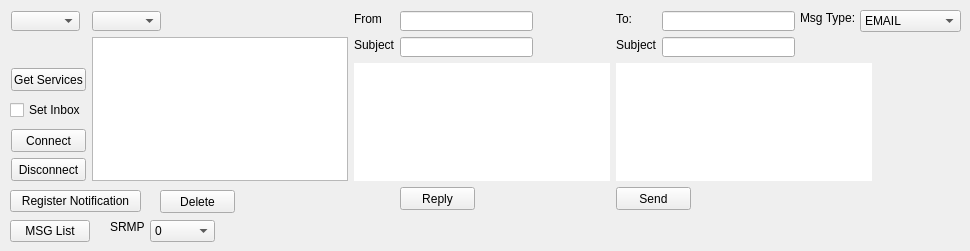
          <widget class="QWidget" name="tabMAPClient">
           <attribute name="title">
            <string>MAP Client</string>
           </attribute>
           <widget class="QComboBox" name="cbMceInstanceList">
            <property name="geometry">
             <rect>
              <x>11</x>
              <y>11</y>
              <width>69</width>
              <height>20</height>
             </rect>
            </property>
           </widget>
           <widget class="QComboBox" name="cbMceFolderList">
            <property name="geometry">
             <rect>
              <x>92</x>
              <y>11</y>
              <width>69</width>
              <height>20</height>
             </rect>
            </property>
           </widget>
           <widget class="QLineEdit" name="edMceFrom">
            <property name="geometry">
             <rect>
              <x>400</x>
              <y>11</y>
              <width>133</width>
              <height>20</height>
             </rect>
            </property>
            <property name="text">
             <string/>
            </property>
            <property name="readOnly">
             <bool>true</bool>
            </property>
           </widget>
           <widget class="QLabel" name="labelMceFrom">
            <property name="geometry">
             <rect>
              <x>354</x>
              <y>11</y>
              <width>28</width>
              <height>16</height>
             </rect>
            </property>
            <property name="text">
             <string>From:</string>
            </property>
           </widget>
           <widget class="QLineEdit" name="edMceTo">
            <property name="geometry">
             <rect>
              <x>662</x>
              <y>11</y>
              <width>133</width>
              <height>20</height>
             </rect>
            </property>
            <property name="text">
             <string/>
            </property>
           </widget>
           <widget class="QLabel" name="labelMceTo">
            <property name="geometry">
             <rect>
              <x>616</x>
              <y>11</y>
              <width>16</width>
              <height>16</height>
             </rect>
            </property>
            <property name="text">
             <string>To:</string>
            </property>
           </widget>
           <widget class="QPushButton" name="btnMceGetServices">
            <property name="geometry">
             <rect>
              <x>11</x>
              <y>68</y>
              <width>75</width>
              <height>23</height>
             </rect>
            </property>
            <property name="text">
             <string>Get Services</string>
            </property>
           </widget>
           <widget class="QListWidget" name="listMceMessages">
            <property name="geometry">
             <rect>
              <x>92</x>
              <y>37</y>
              <width>256</width>
              <height>144</height>
             </rect>
            </property>
           </widget>
           <widget class="QLineEdit" name="edMceFromSubject">
            <property name="geometry">
             <rect>
              <x>400</x>
              <y>37</y>
              <width>133</width>
              <height>20</height>
             </rect>
            </property>
            <property name="text">
             <string/>
            </property>
            <property name="readOnly">
             <bool>true</bool>
            </property>
           </widget>
           <widget class="QLabel" name="labelMceFromSubject">
            <property name="geometry">
             <rect>
              <x>354</x>
              <y>37</y>
              <width>40</width>
              <height>16</height>
             </rect>
            </property>
            <property name="text">
             <string>Subject:</string>
            </property>
           </widget>
           <widget class="QLabel" name="labelMceToSubject">
            <property name="geometry">
             <rect>
              <x>616</x>
              <y>37</y>
              <width>40</width>
              <height>16</height>
             </rect>
            </property>
            <property name="text">
             <string>Subject:</string>
            </property>
           </widget>
           <widget class="QLineEdit" name="edMceToSubject">
            <property name="geometry">
             <rect>
              <x>662</x>
              <y>37</y>
              <width>133</width>
              <height>20</height>
             </rect>
            </property>
            <property name="text">
             <string/>
            </property>
           </widget>
           <widget class="QPlainTextEdit" name="edtMceMessage">
            <property name="geometry">
             <rect>
              <x>354</x>
              <y>63</y>
              <width>256</width>
              <height>118</height>
             </rect>
            </property>
            <property name="frameShape">
             <enum>QFrame::NoFrame</enum>
            </property>
            <property name="readOnly">
             <bool>true</bool>
            </property>
           </widget>
           <widget class="QPlainTextEdit" name="edtMceCompose">
            <property name="geometry">
             <rect>
              <x>616</x>
              <y>63</y>
              <width>256</width>
              <height>118</height>
             </rect>
            </property>
            <property name="frameShape">
             <enum>QFrame::NoFrame</enum>
            </property>
           </widget>
           <widget class="QPushButton" name="btnMceDelete">
            <property name="geometry">
             <rect>
              <x>160</x>
              <y>190</y>
              <width>75</width>
              <height>23</height>
             </rect>
            </property>
            <property name="text">
             <string>Delete</string>
            </property>
           </widget>
           <widget class="QPushButton" name="btnMceReply">
            <property name="geometry">
             <rect>
              <x>400</x>
              <y>187</y>
              <width>75</width>
              <height>23</height>
             </rect>
            </property>
            <property name="text">
             <string>Reply</string>
            </property>
           </widget>
           <widget class="QPushButton" name="btnMceConnect">
            <property name="geometry">
             <rect>
              <x>11</x>
              <y>129</y>
              <width>75</width>
              <height>23</height>
             </rect>
            </property>
            <property name="text">
             <string>Connect</string>
            </property>
           </widget>
           <widget class="QPushButton" name="btnMceDisconnect">
            <property name="geometry">
             <rect>
              <x>11</x>
              <y>158</y>
              <width>75</width>
              <height>23</height>
             </rect>
            </property>
            <property name="text">
             <string>Disconnect</string>
            </property>
           </widget>
           <widget class="QPushButton" name="btnMceSend">
            <property name="geometry">
             <rect>
              <x>616</x>
              <y>187</y>
              <width>75</width>
              <height>23</height>
             </rect>
            </property>
            <property name="text">
             <string>Send</string>
            </property>
           </widget>
           <widget class="QPushButton" name="btnMceRegNotif">
            <property name="geometry">
             <rect>
              <x>10</x>
              <y>190</y>
              <width>131</width>
              <height>22</height>
             </rect>
            </property>
            <property name="text">
             <string>Register Notification</string>
            </property>
           </widget>
           <widget class="QPushButton" name="btnMceMsgList">
            <property name="geometry">
             <rect>
              <x>10</x>
              <y>220</y>
              <width>80</width>
              <height>22</height>
             </rect>
            </property>
            <property name="text">
             <string>MSG List</string>
            </property>
           </widget>
           <widget class="QLabel" name="label_96">
            <property name="geometry">
             <rect>
              <x>800</x>
              <y>10</y>
              <width>61</width>
              <height>16</height>
             </rect>
            </property>
            <property name="text">
             <string>Msg Type:</string>
            </property>
           </widget>
           <widget class="QComboBox" name="comboBoxMceMsgType">
            <property name="geometry">
             <rect>
              <x>860</x>
              <y>10</y>
              <width>101</width>
              <height>22</height>
             </rect>
            </property>
            <item>
             <property name="text">
              <string>EMAIL</string>
             </property>
            </item>
            <item>
             <property name="text">
              <string>SMS_GSM</string>
             </property>
            </item>
            <item>
             <property name="text">
              <string>SMS_CDMA</string>
             </property>
            </item>
            <item>
             <property name="text">
              <string>MMS</string>
             </property>
            </item>
           </widget>
           <widget class="QLabel" name="label_97">
            <property name="geometry">
             <rect>
              <x>110</x>
              <y>220</y>
              <width>47</width>
              <height>14</height>
             </rect>
            </property>
            <property name="text">
             <string>SRMP</string>
            </property>
           </widget>
           <widget class="QComboBox" name="comboBoxMceSrmp">
            <property name="geometry">
             <rect>
              <x>150</x>
              <y>220</y>
              <width>65</width>
              <height>22</height>
             </rect>
            </property>
            <item>
             <property name="text">
              <string>0</string>
             </property>
            </item>
            <item>
             <property name="text">
              <string>1</string>
             </property>
            </item>
           </widget>
           <widget class="QCheckBox" name="checkBoxMceSetInbox">
            <property name="geometry">
             <rect>
              <x>10</x>
              <y>100</y>
              <width>72</width>
              <height>20</height>
             </rect>
            </property>
            <property name="text">
             <string>Set Inbox</string>
            </property>
           </widget>
          </widget>
